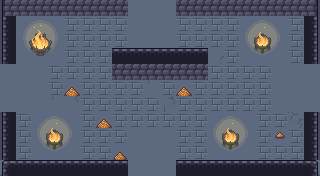

This is a level from a 2D game, rendered from its Tiled map with the project's own tilesets. A one-line summary and the complete map file follow:
An orthogonal 20x11 tile map with 16x16 px tiles, 6 tile layers (ground, dressing, decor, walls, ...), 5 tilesets and 12 objects (6x PROP, 5x ENTRY, CHEST).

<map version="1.10" tiledversion="1.10.2" orientation="orthogonal" renderorder="right-down" width="20" height="11" tilewidth="16" tileheight="16" infinite="0" nextlayerid="8" nextobjectid="13">
 <tileset firstgid="1" name="wall" tilewidth="16" tileheight="16" tilecount="493" columns="17">
  <image source="../../../gfx/tiles/cove/walls_floor.png" width="272" height="464" />
 </tileset>
 <tileset firstgid="494" name="cracks" tilewidth="16" tileheight="16" tilecount="120" columns="8">
  <image source="../../../gfx/tiles/cove/cracks_floor.png" width="128" height="240" />
 </tileset>
 <tileset firstgid="614" name="wallcracks" tilewidth="16" tileheight="16" tilecount="256" columns="8">
  <image source="../../../gfx/tiles/cove/cracks_walls.png" width="128" height="512" />
 </tileset>
 <tileset firstgid="870" name="objects" tilewidth="16" tileheight="16" tilecount="216" columns="24">
  <image source="../../../gfx/tiles/cove/objects.png" width="384" height="144" />
 </tileset>
 <tileset firstgid="1086" name="fire" tilewidth="16" tileheight="16" tilecount="198" columns="11">
  <image source="../../../gfx/tiles/cove/fire.png" width="176" height="288" />
  <tile id="0">
   <animation>
    <frame tileid="0" duration="150" />
    <frame tileid="33" duration="150" />
    <frame tileid="66" duration="150" />
    <frame tileid="99" duration="150" />
    <frame tileid="132" duration="150" />
    <frame tileid="165" duration="150" />
   </animation>
  </tile>
  <tile id="1">
   <animation>
    <frame tileid="1" duration="150" />
    <frame tileid="34" duration="150" />
    <frame tileid="67" duration="150" />
    <frame tileid="100" duration="150" />
    <frame tileid="133" duration="150" />
    <frame tileid="166" duration="150" />
   </animation>
  </tile>
  <tile id="2">
   <animation>
    <frame tileid="2" duration="150" />
    <frame tileid="35" duration="150" />
    <frame tileid="68" duration="150" />
    <frame tileid="101" duration="150" />
    <frame tileid="134" duration="150" />
    <frame tileid="167" duration="150" />
   </animation>
  </tile>
  <tile id="3">
   <animation>
    <frame tileid="3" duration="150" />
    <frame tileid="36" duration="150" />
    <frame tileid="69" duration="150" />
    <frame tileid="102" duration="150" />
    <frame tileid="135" duration="150" />
    <frame tileid="168" duration="150" />
   </animation>
  </tile>
  <tile id="4">
   <animation>
    <frame tileid="4" duration="150" />
    <frame tileid="37" duration="150" />
    <frame tileid="70" duration="150" />
    <frame tileid="103" duration="150" />
    <frame tileid="136" duration="150" />
    <frame tileid="169" duration="150" />
   </animation>
  </tile>
  <tile id="5">
   <animation>
    <frame tileid="5" duration="150" />
    <frame tileid="38" duration="150" />
    <frame tileid="71" duration="150" />
    <frame tileid="104" duration="150" />
    <frame tileid="137" duration="150" />
    <frame tileid="170" duration="150" />
   </animation>
  </tile>
  <tile id="6">
   <animation>
    <frame tileid="6" duration="150" />
    <frame tileid="39" duration="150" />
    <frame tileid="72" duration="150" />
    <frame tileid="105" duration="150" />
    <frame tileid="138" duration="150" />
    <frame tileid="171" duration="150" />
   </animation>
  </tile>
  <tile id="7">
   <animation>
    <frame tileid="7" duration="150" />
    <frame tileid="40" duration="150" />
    <frame tileid="73" duration="150" />
    <frame tileid="106" duration="150" />
    <frame tileid="139" duration="150" />
    <frame tileid="172" duration="150" />
   </animation>
  </tile>
  <tile id="8">
   <animation>
    <frame tileid="8" duration="150" />
    <frame tileid="41" duration="150" />
    <frame tileid="74" duration="150" />
    <frame tileid="107" duration="150" />
    <frame tileid="140" duration="150" />
    <frame tileid="173" duration="150" />
   </animation>
  </tile>
  <tile id="9">
   <animation>
    <frame tileid="9" duration="150" />
    <frame tileid="42" duration="150" />
    <frame tileid="75" duration="150" />
    <frame tileid="108" duration="150" />
    <frame tileid="141" duration="150" />
    <frame tileid="174" duration="150" />
   </animation>
  </tile>
  <tile id="10">
   <animation>
    <frame tileid="10" duration="150" />
    <frame tileid="43" duration="150" />
    <frame tileid="76" duration="150" />
    <frame tileid="109" duration="150" />
    <frame tileid="142" duration="150" />
    <frame tileid="175" duration="150" />
   </animation>
  </tile>
  <tile id="11">
   <animation>
    <frame tileid="11" duration="150" />
    <frame tileid="44" duration="150" />
    <frame tileid="77" duration="150" />
    <frame tileid="110" duration="150" />
    <frame tileid="143" duration="150" />
    <frame tileid="176" duration="150" />
   </animation>
  </tile>
  <tile id="12">
   <animation>
    <frame tileid="12" duration="150" />
    <frame tileid="45" duration="150" />
    <frame tileid="78" duration="150" />
    <frame tileid="111" duration="150" />
    <frame tileid="144" duration="150" />
    <frame tileid="177" duration="150" />
   </animation>
  </tile>
  <tile id="13">
   <animation>
    <frame tileid="13" duration="150" />
    <frame tileid="46" duration="150" />
    <frame tileid="79" duration="150" />
    <frame tileid="112" duration="150" />
    <frame tileid="145" duration="150" />
    <frame tileid="178" duration="150" />
   </animation>
  </tile>
  <tile id="14">
   <animation>
    <frame tileid="14" duration="150" />
    <frame tileid="47" duration="150" />
    <frame tileid="80" duration="150" />
    <frame tileid="113" duration="150" />
    <frame tileid="146" duration="150" />
    <frame tileid="179" duration="150" />
   </animation>
  </tile>
  <tile id="15">
   <animation>
    <frame tileid="15" duration="150" />
    <frame tileid="48" duration="150" />
    <frame tileid="81" duration="150" />
    <frame tileid="114" duration="150" />
    <frame tileid="147" duration="150" />
    <frame tileid="180" duration="150" />
   </animation>
  </tile>
  <tile id="16">
   <animation>
    <frame tileid="16" duration="150" />
    <frame tileid="49" duration="150" />
    <frame tileid="82" duration="150" />
    <frame tileid="115" duration="150" />
    <frame tileid="148" duration="150" />
    <frame tileid="181" duration="150" />
   </animation>
  </tile>
  <tile id="17">
   <animation>
    <frame tileid="17" duration="150" />
    <frame tileid="50" duration="150" />
    <frame tileid="83" duration="150" />
    <frame tileid="116" duration="150" />
    <frame tileid="149" duration="150" />
    <frame tileid="182" duration="150" />
   </animation>
  </tile>
  <tile id="18">
   <animation>
    <frame tileid="18" duration="150" />
    <frame tileid="51" duration="150" />
    <frame tileid="84" duration="150" />
    <frame tileid="117" duration="150" />
    <frame tileid="150" duration="150" />
    <frame tileid="183" duration="150" />
   </animation>
  </tile>
  <tile id="19">
   <animation>
    <frame tileid="19" duration="150" />
    <frame tileid="52" duration="150" />
    <frame tileid="85" duration="150" />
    <frame tileid="118" duration="150" />
    <frame tileid="151" duration="150" />
    <frame tileid="184" duration="150" />
   </animation>
  </tile>
  <tile id="20">
   <animation>
    <frame tileid="20" duration="150" />
    <frame tileid="53" duration="150" />
    <frame tileid="86" duration="150" />
    <frame tileid="119" duration="150" />
    <frame tileid="152" duration="150" />
    <frame tileid="185" duration="150" />
   </animation>
  </tile>
  <tile id="21">
   <animation>
    <frame tileid="21" duration="150" />
    <frame tileid="54" duration="150" />
    <frame tileid="87" duration="150" />
    <frame tileid="120" duration="150" />
    <frame tileid="153" duration="150" />
    <frame tileid="186" duration="150" />
   </animation>
  </tile>
  <tile id="22">
   <animation>
    <frame tileid="22" duration="150" />
    <frame tileid="55" duration="150" />
    <frame tileid="88" duration="150" />
    <frame tileid="121" duration="150" />
    <frame tileid="154" duration="150" />
    <frame tileid="187" duration="150" />
   </animation>
  </tile>
  <tile id="23">
   <animation>
    <frame tileid="23" duration="150" />
    <frame tileid="56" duration="150" />
    <frame tileid="89" duration="150" />
    <frame tileid="122" duration="150" />
    <frame tileid="155" duration="150" />
    <frame tileid="188" duration="150" />
   </animation>
  </tile>
  <tile id="24">
   <animation>
    <frame tileid="24" duration="150" />
    <frame tileid="57" duration="150" />
    <frame tileid="90" duration="150" />
    <frame tileid="123" duration="150" />
    <frame tileid="156" duration="150" />
    <frame tileid="189" duration="150" />
   </animation>
  </tile>
  <tile id="25">
   <animation>
    <frame tileid="25" duration="150" />
    <frame tileid="58" duration="150" />
    <frame tileid="91" duration="150" />
    <frame tileid="124" duration="150" />
    <frame tileid="157" duration="150" />
    <frame tileid="190" duration="150" />
   </animation>
  </tile>
  <tile id="26">
   <animation>
    <frame tileid="26" duration="150" />
    <frame tileid="59" duration="150" />
    <frame tileid="92" duration="150" />
    <frame tileid="125" duration="150" />
    <frame tileid="158" duration="150" />
    <frame tileid="191" duration="150" />
   </animation>
  </tile>
  <tile id="27">
   <animation>
    <frame tileid="27" duration="150" />
    <frame tileid="60" duration="150" />
    <frame tileid="93" duration="150" />
    <frame tileid="126" duration="150" />
    <frame tileid="159" duration="150" />
    <frame tileid="192" duration="150" />
   </animation>
  </tile>
  <tile id="28">
   <animation>
    <frame tileid="28" duration="150" />
    <frame tileid="61" duration="150" />
    <frame tileid="94" duration="150" />
    <frame tileid="127" duration="150" />
    <frame tileid="160" duration="150" />
    <frame tileid="193" duration="150" />
   </animation>
  </tile>
  <tile id="29">
   <animation>
    <frame tileid="29" duration="150" />
    <frame tileid="62" duration="150" />
    <frame tileid="95" duration="150" />
    <frame tileid="128" duration="150" />
    <frame tileid="161" duration="150" />
    <frame tileid="194" duration="150" />
   </animation>
  </tile>
  <tile id="30">
   <animation>
    <frame tileid="30" duration="150" />
    <frame tileid="63" duration="150" />
    <frame tileid="96" duration="150" />
    <frame tileid="129" duration="150" />
    <frame tileid="162" duration="150" />
    <frame tileid="195" duration="150" />
   </animation>
  </tile>
  <tile id="31">
   <animation>
    <frame tileid="31" duration="150" />
    <frame tileid="64" duration="150" />
    <frame tileid="97" duration="150" />
    <frame tileid="130" duration="150" />
    <frame tileid="163" duration="150" />
    <frame tileid="196" duration="150" />
   </animation>
  </tile>
  <tile id="32">
   <animation>
    <frame tileid="32" duration="150" />
    <frame tileid="65" duration="150" />
    <frame tileid="98" duration="150" />
    <frame tileid="131" duration="150" />
    <frame tileid="164" duration="150" />
    <frame tileid="197" duration="150" />
   </animation>
  </tile>
 </tileset>
 <layer id="1" name="ground" width="20" height="11">
  <data encoding="csv">
251,251,251,251,251,251,251,251,251,251,251,251,251,251,251,251,251,251,251,251,
251,251,251,251,251,251,251,251,251,251,251,251,251,251,251,251,251,251,251,251,
251,251,251,251,251,251,251,251,251,251,251,251,251,251,251,251,251,251,251,251,
251,251,251,251,251,251,251,251,251,251,251,251,251,251,251,251,251,251,251,251,
251,251,251,251,251,251,251,251,251,251,251,251,251,251,251,251,251,251,251,251,
251,251,251,251,251,251,251,251,251,251,251,251,251,251,251,251,251,251,251,251,
251,251,251,251,251,251,251,251,251,251,251,251,251,251,251,251,251,251,251,251,
251,251,251,251,251,251,251,251,251,251,251,251,251,251,251,251,251,251,251,251,
251,251,251,251,251,251,251,251,251,251,251,251,251,251,251,251,251,251,251,251,
251,251,251,251,251,251,251,251,251,251,251,251,251,251,251,251,251,251,251,251,
251,251,251,251,251,251,251,251,251,251,251,251,251,251,251,251,251,251,251,251
</data>
 </layer>
 <layer id="2" name="dressing" width="20" height="11">
  <data encoding="csv">
0,0,0,0,0,0,0,0,0,0,0,625,0,0,628,628,628,0,0,0,
0,1091,1092,1093,232,232,232,232,0,0,0,232,232,232,232,1094,1095,1096,232,0,
0,1102,0,1104,232,232,232,232,0,0,0,232,232,232,232,1105,0,1107,232,0,
0,1113,1114,1115,232,232,232,0,0,0,0,0,0,596,232,1116,1117,1118,232,0,
0,0,0,232,232,232,232,0,0,0,0,0,0,232,232,232,232,0,0,0,
0,0,0,232,909,232,232,232,232,605,232,909,232,232,232,232,232,0,0,0,
0,0,0,605,602,232,232,232,232,232,607,232,232,232,232,232,232,0,0,0,
0,232,1094,1095,1096,232,909,232,232,232,232,232,232,1094,1095,1096,232,232,608,0,
0,232,1105,0,1107,232,232,232,0,0,0,232,232,1105,0,1107,232,1052,232,0,
0,232,1116,1117,1118,232,232,910,0,0,0,232,232,1116,1117,1118,232,232,232,0,
0,0,0,0,0,0,0,0,0,0,0,0,0,0,0,0,0,0,0,0
</data>
 </layer>
 <layer id="3" name="decor" width="20" height="11">
  <data encoding="csv">
0,0,0,0,0,0,0,0,0,0,0,0,0,0,0,0,0,0,0,0,
0,0,0,0,0,0,0,0,0,0,0,0,0,0,0,0,0,0,0,0,
0,0,0,0,0,0,0,0,0,0,0,0,0,0,0,0,0,0,0,0,
0,0,0,0,0,0,0,0,0,0,0,0,0,0,0,0,0,0,0,0,
0,0,0,0,0,0,0,0,0,0,0,0,0,0,0,0,0,0,0,0,
0,0,0,0,0,0,0,0,0,0,0,0,0,0,0,0,0,0,0,0,
0,0,0,0,0,0,0,0,0,0,0,0,0,0,0,0,0,0,0,0,
0,0,0,0,0,0,0,0,0,0,0,0,0,0,0,0,0,0,0,0,
0,0,0,0,0,0,0,0,0,0,0,0,0,0,0,0,0,0,0,0,
0,0,0,0,0,0,0,0,0,0,0,0,0,0,0,0,0,0,0,0,
0,0,0,0,0,0,0,0,0,0,0,0,0,0,0,0,0,0,0,0
</data>
 </layer>
 <layer id="4" name="walls" width="20" height="11">
  <data encoding="csv">
70,71,71,71,71,71,71,71,0,0,0,71,71,71,71,71,71,71,71,72,
36,0,0,0,0,0,0,0,0,0,0,0,0,0,0,0,0,0,0,38,
36,0,0,0,0,0,0,0,0,0,0,0,0,0,0,0,0,0,0,38,
36,0,0,0,0,0,0,0,0,0,0,0,0,0,0,0,0,0,0,38,
0,0,0,0,0,0,0,0,0,0,0,0,0,0,0,0,0,0,0,0,
0,0,0,0,0,0,0,0,0,0,0,0,0,0,0,0,0,0,0,0,
0,0,0,0,0,0,0,0,0,0,0,0,0,0,0,0,0,0,0,0,
36,0,0,0,0,0,0,0,0,0,0,0,0,0,0,0,0,0,0,38,
36,0,0,0,0,0,0,0,0,0,0,0,0,0,0,0,0,0,0,38,
36,0,0,0,0,0,0,0,0,0,0,0,0,0,0,0,0,0,0,38,
19,20,20,20,20,20,20,20,0,0,0,20,20,20,20,20,20,20,20,21
</data>
 </layer>
 <layer id="5" name="props" width="20" height="11">
  <data encoding="csv">
0,0,0,0,0,0,0,0,0,0,0,0,0,0,0,0,0,0,0,0,
0,0,0,0,0,0,0,0,0,0,0,0,0,0,0,0,0,0,0,0,
0,0,1103,0,0,0,0,0,0,0,0,0,0,0,0,0,1106,0,0,0,
0,0,0,0,0,0,0,20,20,20,20,20,20,0,0,0,0,0,0,0,
0,0,0,0,0,0,0,71,71,71,71,71,71,0,0,0,0,0,0,0,
0,0,0,0,0,0,0,0,0,0,0,0,0,0,0,0,0,0,0,0,
0,0,0,0,0,0,0,0,0,0,0,0,0,0,0,0,0,0,0,0,
0,0,0,0,0,0,0,0,0,0,0,0,0,0,0,0,0,0,0,0,
0,0,0,1106,0,0,0,0,0,0,0,0,0,0,1106,0,0,0,0,0,
0,0,0,0,0,0,0,0,0,0,0,0,0,0,0,0,0,0,0,0,
0,0,0,0,0,0,0,0,0,0,0,0,0,0,0,0,0,0,0,0
</data>
 </layer>
 <layer id="6" name="overhead" width="20" height="11">
  <data encoding="csv">
0,0,0,0,0,0,0,0,0,0,0,0,0,0,0,0,0,0,0,0,
0,0,0,0,0,0,0,0,0,0,0,0,0,0,0,0,0,0,0,0,
0,0,0,0,0,0,0,0,0,0,0,0,0,0,0,0,0,0,0,0,
0,0,0,0,0,0,0,0,0,0,0,0,0,0,0,0,0,0,0,0,
0,0,0,0,0,0,0,0,0,0,0,0,0,0,0,0,0,0,0,0,
0,0,0,0,0,0,0,0,0,0,0,0,0,0,0,0,0,0,0,0,
0,0,0,0,0,0,0,0,0,0,0,0,0,0,0,0,0,0,0,0,
0,0,0,0,0,0,0,0,0,0,0,0,0,0,0,0,0,0,0,0,
0,0,0,0,0,0,0,0,0,0,0,0,0,0,0,0,0,0,0,0,
0,0,0,0,0,0,0,0,0,0,0,0,0,0,0,0,0,0,0,0,
0,0,0,0,0,0,0,0,0,0,0,0,0,0,0,0,0,0,0,0
</data>
 </layer>
 <objectgroup id="7" name="spawns">
  <object id="1" name="UP" type="ENTRY" x="152" y="24" />
  <object id="2" name="DOWN" type="ENTRY" x="152" y="152" />
  <object id="3" name="LEFT" type="ENTRY" x="24" y="88" />
  <object id="4" name="RIGHT" type="ENTRY" x="296" y="88" />
  <object id="5" name="" type="ENTRY" x="168" y="88" />
  <object id="6" name="" type="CHEST" x="152" y="88" />
  <object id="7" name="torch" type="PROP" x="56" y="168" />
  <object id="8" name="torch" type="PROP" x="264" y="168" />
  <object id="9" name="torch" type="PROP" x="8" y="136" />
  <object id="10" name="torch" type="PROP" x="312" y="136" />
  <object id="11" name="banner" type="PROP" x="120" y="168" />
  <object id="12" name="banner" type="PROP" x="200" y="168" />
 </objectgroup>
</map>
